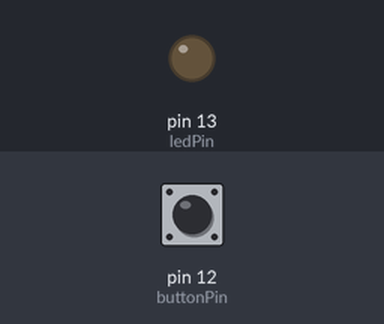
A sketch run on a simulated Arduino Uno, built with avr-gcc and run on an emulated ATmega328P. On the bench: output pins drawn as LEDs (lit = HIGH). The inputs (shaded band) are chosen by the test bench; at power-on: pin 12 (buttonPin) HIGH.

Above: at 1.2 s.
1.3 s: pin 12 (buttonPin) pulled LOW for 0.15 s
At 1.37 s:
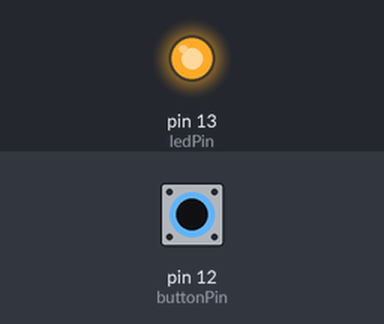
2.9 s: pin 12 (buttonPin) pulled LOW for 3.2 s
At 6.4 s:
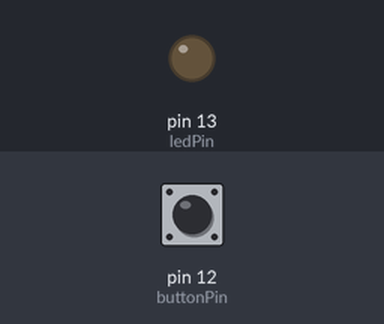
Timing chart, 0 to 7.9 s (numbered marks = the images above; inputs shaded):
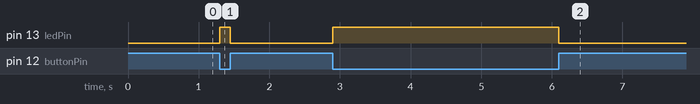

The sketch:

Button_12_13.ino
```cpp
/*
  Button

  Turns on and off a light emitting diode(LED) connected to digital pin 13,
  when pressing a pushbutton attached to pin 12.

  The circuit:
  - LED attached from pin D13 to GND
  - pushbutton attached from pin D12  to GND
  - button using chip internal pullup

*/

// constants won't change. They're used here to set pin numbers:
const int buttonPin = 12;     // the number of the pushbutton pin
const int ledPin =  13;      // the number of the LED pin

// variables will change:
int buttonState = 0;         // variable for reading the pushbutton status

void setup() {
  // initialize the LED pin as an output:
  pinMode(ledPin, OUTPUT);
  // initialize the pushbutton pin as an input:
  pinMode(buttonPin, INPUT_PULLUP);
}

void loop() {
  // read the state of the pushbutton value:
  buttonState = digitalRead(buttonPin);

  // check if the pushbutton is pressed. If it is, the buttonState is LOW (pull down):
  if (buttonState == LOW) {
    // turn LED on:
    digitalWrite(ledPin, HIGH);
  } else {
    // turn LED off:
    digitalWrite(ledPin, LOW);
  }
}
```

Measured:
- after the input at 1.3 s, pin 13 (ledPin): LOW → HIGH at once, → LOW 0.15 s later
- after the input at 2.9 s, pin 13 (ledPin): LOW → HIGH at once, → LOW 3.2 s later
